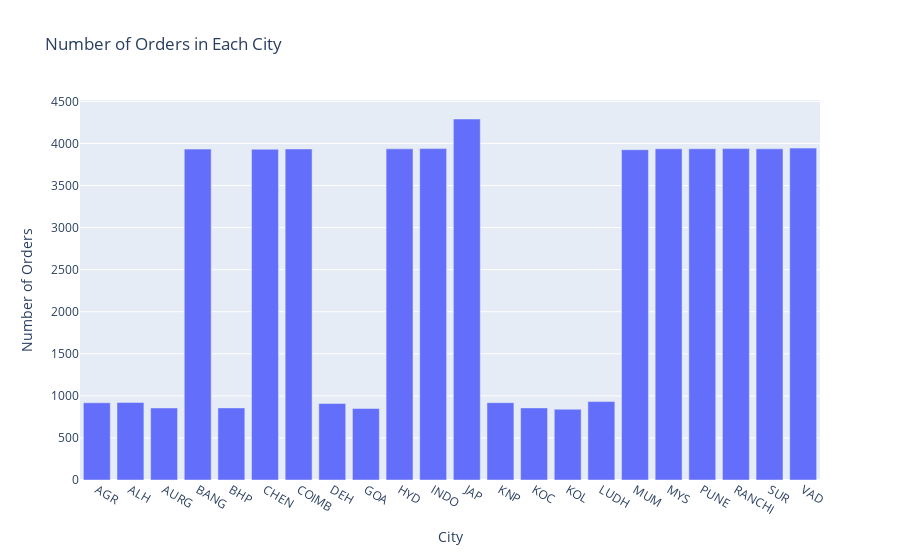

Source (notebook cell):
### Markdown cell above
### Number of orders by city

### Code cell
# Group the data by 'Delivery_city' and count the number of unique 'Delivery_person_ID'
delivery_counts = df.groupby('City_code')['ID'].nunique().reset_index()

# Create a bar chart using Plotly Express
fig = px.bar(delivery_counts, x='City_code', y='ID',
             title='Number of Orders in Each City',
             labels={'City_code': 'City', 'ID': 'Number of Orders'})

# Show the plot
fig.show()

### Figure 1 — Plotly figure (JSON) as saved in the notebook; plotly's stock layout.template omitted (floating-point values rounded to 4 significant figures)
{"data": [{"alignmentgroup": "True", "hovertemplate": "City=%{x}<br>Number of Orders=%{y}<extra></extra>", "legendgroup": "", "marker": {"color": "#636efa"}, "name": "", "offsetgroup": "", "orientation": "v", "showlegend": false, "textposition": "auto", "type": "bar", "x": ["AGR", "ALH", "AURG", "BANG", "BHP", "CHEN", "COIMB", "DEH", "GOA", "HYD", "INDO", "JAP", "KNP", "KOC", "KOL", "LUDH", "MUM", "MYS", "PUNE", "RANCHI", "SUR", "VAD"], "xaxis": "x", "y": [918, 922, 856, 3933, 857, 3931, 3935, 910, 850, 3936, 3939, 4291, 919, 857, 841, 932, 3926, 3937, 3937, 3939, 3936, 3945], "yaxis": "y"}], "layout": {"barmode": "relative", "legend": {"tracegroupgap": 0}, "title": {"text": "Number of Orders in Each City"}, "xaxis": {"anchor": "y", "domain": [0, 1], "title": {"text": "City"}}, "yaxis": {"anchor": "x", "domain": [0, 1], "title": {"text": "Number of Orders"}}}}
